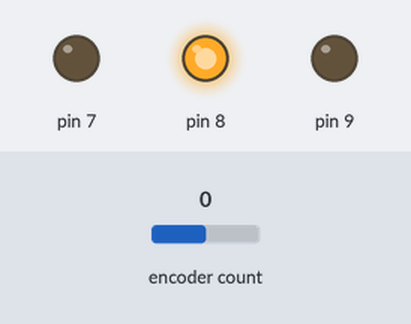
Simulated run of this sketch. Board: Arduino Uno, built with avr-gcc and run on an emulated ATmega328P. Parts: output pins drawn as LEDs (lit = HIGH). Inputs (shaded band) come from the test bench; at power-on: encoder count 0. What the sketch prints to the serial monitor is not drawn.

Above: at 0.1 s.
Timing chart, 0 to 1.6 s (numbered marks = the images above):
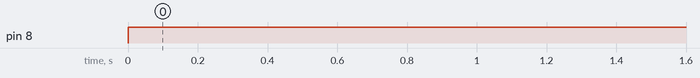

Measured:
- by itself, pin 8: LOW → HIGH at 0.00 s

The sketch:

final.ino
```cpp
#include <Encoder.h>

#include <NewPing.h>

#include <Wire.h>

#define TRIGGER_PIN 12
#define ECHO_PIN 11
#define MAX_DISTANCE 200  // maximum distance for the sensor (in centimeters)
#define ENCA 2
#define ENCB 3
#define PWM 9
#define IN1 8
#define IN2 7

int pos = 0;
long prevT = 0;
float eprev = 0;
float eintegral = 0;
long oldPosition = 0;
long newPosition = 0;
double angle = 0;


void setup() {
  Serial.begin(9600);
  pinMode(9,OUTPUT);
  pinMode(7,OUTPUT);
  pinMode(8,OUTPUT);
  pinMode(ENCA,INPUT_PULLUP);
  pinMode(ENCB,INPUT_PULLUP);
//  attachInterrupt(0,readEncoder,RISING);
  //attachInterrupt(1,read_Encoder,RISING);
  Serial.println("target pos");
}

void loop() {

  // set target position
  int target = 0;
  //target = 250*sin(prevT/1e6);

  // PID constants
  float kp = 180;
  float kd = 0.1;
  float ki = 0.025;

  // time difference
  long currT = micros();
  float deltaT = ((float) (currT - prevT))/( 1.0e6 );
  prevT = currT;

  // error
  int e = pos-target;

  // derivative
  float dedt = (e-eprev)/(deltaT);

  // integral
  eintegral = eintegral + e*deltaT;

  // control signal
  float u = kp*e + kd*dedt + ki*eintegral;

  // motor power
  float pwr = fabs(u);
  if( pwr > 255 ){
    pwr = 255;
  }

  // motor direction
  int dir = 1;
  if(u<0){
    dir = -1;
  }

  // signal the motor
  setMotor(dir,pwr,PWM,IN1);

  // store previous error
  eprev = e;

  Serial.print(target);
  Serial.print(" ");
  Serial.print(pos);
  Serial.println();
}

void setMotor(int dir, int pwmVal, int pwm, int in1){
  analogWrite(pwm,pwmVal);
  if(dir == 1){
    digitalWrite(in1,HIGH);

  }
  else if(dir == -1){
    digitalWrite(in1,LOW);

  }
  else{
    digitalWrite(in1,LOW);

  }
}


//void read_Encoder() {
  // Get the current position of the encoder
  //int encoderPosition = myEncoder.read();

  // Convert the encoder position to degrees
  //float angle = (float)encoderPosition / 400.0 * 360.0;

  // Print the angle to the serial monitor
  //Serial.println(angle);

  // Wait for a short period of time before reading the encoder again
  //delay(100);
//}

Encoder myEncoder(2, 3);  // create an instance of the Encoder class, using pins 2 and 3
void readEncoder(){
  newPosition = myEncoder.read();  // read the encoder's position
  angle = (newPosition - oldPosition) * 360.0 / 500.0;  // calculate the change in angle
  oldPosition = newPosition;  // store the new position as the old position
  Serial.println(angle);
  if (angle < -1) {
    // Set direction to forward
    digitalWrite(7, HIGH);
    digitalWrite(8, LOW);
    // Set PWM value to control motor speed
    analogWrite(9, 128);
  } else if (angle > 1) {
    // Set direction to reverse
    digitalWrite(7, LOW);
    digitalWrite(8, HIGH);
    // Set PWM value to control motor speed
    analogWrite(9, 128);
  } else {
    // Stop motor
    analogWrite(9, 0);
  }
    // print the angle to the serial monitor
  delay(100);  // wait for 100 milliseconds
}
NewPing sonar(TRIGGER_PIN, ECHO_PIN, MAX_DISTANCE);
void sensor() {
  unsigned int uS = sonar.ping();  // ping the sensor and get the duration of the echo pulse
  double distance = uS / US_ROUNDTRIP_CM;  // convert the duration to distance (in centimeters)
  Serial.println(distance);  // print the distance to the serial monitor
  delay(100);  // wait for 100 milliseconds
}
```
